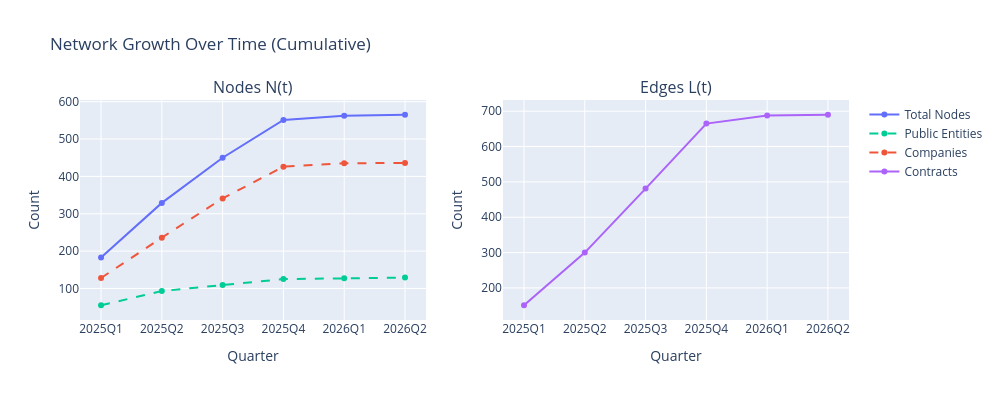

This figure's notebook cell:
### Markdown cell above
## <font size=5>**7.1. Temporal Evolution of N and L**</font> <a class="anchor" id="7.1"></a>

[Back to TOC](#toc)

### Code cell
# Use publication date for temporal analysis
data['dataPub'] = pd.to_datetime(data['dataPublicacao'], errors='coerce')
data['quarter'] = data['dataPub'].dt.to_period('Q')

temporal_stats = []

for q in sorted(data['quarter'].dropna().unique()):
    subset_q = data[data['quarter'] <= q]  # cumulative
    
    # Count unique nodes and edges up to this quarter
    unique_entities = subset_q['adjudicante_clean'].nunique()
    unique_companies = subset_q['adjudicatarios_clean'].nunique()
    N_t = unique_entities + unique_companies
    L_t = len(subset_q)  # each row = one contract = one edge
    
    temporal_stats.append({
        'Quarter': str(q),
        'N (Nodes)': N_t,
        'L (Edges/Contracts)': L_t,
        'Entities': unique_entities,
        'Companies': unique_companies
    })

temporal_df = pd.DataFrame(temporal_stats)

# Plot
fig = make_subplots(rows=1, cols=2, subplot_titles=['Nodes N(t)', 'Edges L(t)'])

fig.add_trace(
    go.Scatter(x=temporal_df['Quarter'], y=temporal_df['N (Nodes)'],
               mode='lines+markers', name='Total Nodes', line=dict(color='#636EFA')),
    row=1, col=1
)
fig.add_trace(
    go.Scatter(x=temporal_df['Quarter'], y=temporal_df['Entities'],
               mode='lines+markers', name='Public Entities', line=dict(color='#00CC96', dash='dash')),
    row=1, col=1
)
fig.add_trace(
    go.Scatter(x=temporal_df['Quarter'], y=temporal_df['Companies'],
               mode='lines+markers', name='Companies', line=dict(color='#EF553B', dash='dash')),
    row=1, col=1
)

fig.add_trace(
    go.Scatter(x=temporal_df['Quarter'], y=temporal_df['L (Edges/Contracts)'],
               mode='lines+markers', name='Contracts', line=dict(color='#AB63FA')),
    row=1, col=2
)

fig.update_layout(height=400, width=1000, title_text="Network Growth Over Time (Cumulative)")
fig.update_xaxes(title_text="Quarter", row=1, col=1)
fig.update_xaxes(title_text="Quarter", row=1, col=2)
fig.update_yaxes(title_text="Count", row=1, col=1)
fig.update_yaxes(title_text="Count", row=1, col=2)
fig.show()

### Figure 1 — Plotly figure (JSON) as saved in the notebook; plotly's stock layout.template omitted (floating-point values rounded to 4 significant figures)
{"data": [{"line": {"color": "#636EFA"}, "mode": "lines+markers", "name": "Total Nodes", "type": "scatter", "x": ["2025Q1", "2025Q2", "2025Q3", "2025Q4", "2026Q1", "2026Q2"], "xaxis": "x", "y": [183, 329, 450, 551, 562, 565], "yaxis": "y"}, {"line": {"color": "#00CC96", "dash": "dash"}, "mode": "lines+markers", "name": "Public Entities", "type": "scatter", "x": ["2025Q1", "2025Q2", "2025Q3", "2025Q4", "2026Q1", "2026Q2"], "xaxis": "x", "y": [55, 93, 109, 125, 127, 129], "yaxis": "y"}, {"line": {"color": "#EF553B", "dash": "dash"}, "mode": "lines+markers", "name": "Companies", "type": "scatter", "x": ["2025Q1", "2025Q2", "2025Q3", "2025Q4", "2026Q1", "2026Q2"], "xaxis": "x", "y": [128, 236, 341, 426, 435, 436], "yaxis": "y"}, {"line": {"color": "#AB63FA"}, "mode": "lines+markers", "name": "Contracts", "type": "scatter", "x": ["2025Q1", "2025Q2", "2025Q3", "2025Q4", "2026Q1", "2026Q2"], "xaxis": "x2", "y": [151, 300, 481, 665, 688, 690], "yaxis": "y2"}], "layout": {"annotations": [{"font": {"size": 16}, "showarrow": false, "text": "Nodes N(t)", "x": 0.225, "xanchor": "center", "xref": "paper", "y": 1, "yanchor": "bottom", "yref": "paper"}, {"font": {"size": 16}, "showarrow": false, "text": "Edges L(t)", "x": 0.775, "xanchor": "center", "xref": "paper", "y": 1, "yanchor": "bottom", "yref": "paper"}], "height": 400, "title": {"text": "Network Growth Over Time (Cumulative)"}, "width": 1000, "xaxis": {"anchor": "y", "domain": [0, 0.45], "title": {"text": "Quarter"}}, "xaxis2": {"anchor": "y2", "domain": [0.55, 1], "title": {"text": "Quarter"}}, "yaxis": {"anchor": "x", "domain": [0, 1], "title": {"text": "Count"}}, "yaxis2": {"anchor": "x2", "domain": [0, 1], "title": {"text": "Count"}}}}
